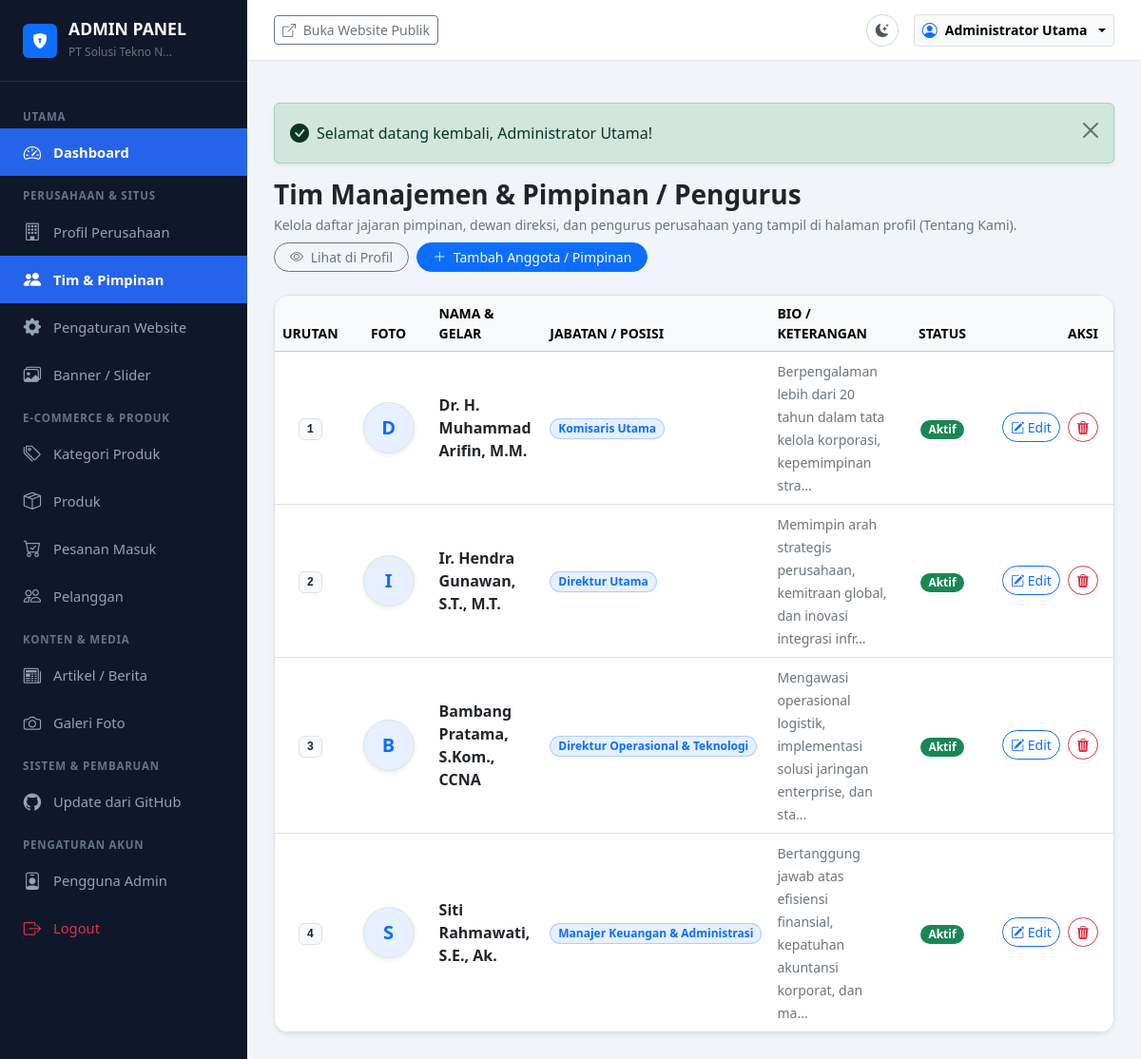
The page /admin/teams (signed in) on the database its author committed.
### tables this page shows
CREATE TABLE `teams` (
  `id` INT UNSIGNED AUTO_INCREMENT PRIMARY KEY,
  `name` VARCHAR(150) NOT NULL,
  `position` VARCHAR(150) NOT NULL,
  `photo` VARCHAR(255) NULL,
  `bio` TEXT NULL,
  `sort_order` INT NOT NULL DEFAULT 0,
  `is_active` TINYINT(1) NOT NULL DEFAULT 1,
  `created_at` DATETIME NOT NULL DEFAULT CURRENT_TIMESTAMP,
  `updated_at` DATETIME NOT NULL DEFAULT CURRENT_TIMESTAMP ON UPDATE CURRENT_TIMESTAMP,
  INDEX `idx_team_order` (`sort_order`),
  INDEX `idx_team_active` (`is_active`)
);

### app/controllers/admin/AdminBaseController.php (called while the page is built, shortened)
<?php
class AdminBaseController extends BaseController
{
    protected ?array $currentUser = null;
    public function __construct()
    {
        $this->currentUser = AuthHelper::user();
    }
    public function renderAdminView(string $viewPath, array $data = []): void
    {
        $data['currentUser'] = $this->currentUser;
        $this->renderView($viewPath, $data, 'layouts/admin');
    }
}

### app/controllers/admin/TeamController.php (called while the page is built, shortened)
<?php
class TeamController extends AdminBaseController
{
    public function index(): void
    {
        $teams = Team::all();
        $this->renderAdminView('admin/teams/index', [
            'title' => 'Tim Manajemen & Pimpinan / Pengurus',
            'teams' => $teams,
        ]);
    }
}

### public/index.php (called while the page is built, shortened)
<?php
spl_autoload_register(function (string $class) {
    $prefixes = [
        'App\\' => dirname(__DIR__) . '/app/',
        'Routes\\' => dirname(__DIR__) . '/routes/',
    ];
    foreach ($prefixes as $prefix => $baseDir) {
        $len = strlen($prefix);
        if (strncmp($prefix, $class, $len) !== 0) {
            continue;
        }
        $relativeClass = substr($class, $len);
        $file = $baseDir . str_replace('\\', '/', $relativeClass) . '.php';
        if (file_exists($file)) {
            return;
        }
        $parts = explode('\\', $relativeClass);
        $className = array_pop($parts);
        $subDir = !empty($parts) ? strtolower(implode('/', $parts)) . '/' : '';
        $fileLowerDir = $baseDir . $subDir . $className . '.php';
        if (file_exists($fileLowerDir)) {
            return;
        }
    }
});
require_once dirname(__DIR__) . '/app/helpers/Env.php';
require_once dirname(__DIR__) . '/app/helpers/Sanitizer.php';
require_once dirname(__DIR__) . '/app/helpers/UrlHelper.php';
require_once dirname(__DIR__) . '/app/helpers/functions.php';
$config = require dirname(__DIR__) . '/config/config.php';
\Routes\Router::dispatch();

### app/helpers/Env.php (called while the page is built, shortened)
<?php
class Env
{
    public static function get(string $key, mixed $default = null): mixed
    {
        if (isset($_ENV[$key])) {
            return $_ENV[$key];
        }
        return $default;
    }
}

### config/config.php (called while the page is built, shortened)
<?php
return [
    'app' => [
        'name' => Env::get('APP_NAME', 'Solusi Tekno Nusantara'),
        'version' => '1.0.0',
        'env' => Env::get('APP_ENV', 'production'),
        'debug' => (bool) Env::get('APP_DEBUG', false),
        'url' => rtrim((string) Env::get('APP_URL', 'http://localhost:8000'), '/'),
        'timezone' => 'Asia/Jakarta',
        'locale' => 'id_ID',
        'currency' => 'Rp',
    ],
    'paths' => [
        'root' => dirname(__DIR__),
        'app' => dirname(__DIR__) . '/app',
        'public' => dirname(__DIR__) . '/public',
        'uploads' => dirname(__DIR__) . '/public/uploads',
        'storage' => dirname(__DIR__) . '/storage',
        'logs' => dirname(__DIR__) . '/storage/logs',
        'views' => dirname(__DIR__) . '/app/views',
    ],
    'upload' => [
        'max_size_mb' => (int) Env::get('MAX_UPLOAD_SIZE_MB', 5),
        'allowed_extensions' => explode(',', (string) Env::get('ALLOWED_EXTENSIONS', 'jpg,jpeg,png,webp')),
        'allowed_mimes' => [
            'image/jpeg',
            'image/png',
            'image/webp',
        ],
    ],
    'session' => [
        'lifetime' => 7200,
        'cookie_httponly' => true,
        'cookie_samesite' => 'Lax',
    ],
];

### app/helpers/UrlHelper.php (called while the page is built, shortened)
<?php
class UrlHelper
{
    private static ?string $baseUrl = null;
    public static function getBaseUrl(): string
    {
        if (self::$baseUrl === null) {
            $config = require dirname(__DIR__, 2) . '/config/config.php';
            $configuredUrl = rtrim((string) ($config['app']['url'] ?? ''), '/');
            if (!empty($_SERVER['HTTP_HOST'])) {
                if (!empty($configuredUrl) && !str_contains($configuredUrl, 'localhost')) {
                    self::$baseUrl = $configuredUrl;
                } else {
                    $protocol = (!empty($_SERVER['HTTPS']) && $_SERVER['HTTPS'] !== 'off')
                        || (isset($_SERVER['HTTP_X_FORWARDED_PROTO']) && $_SERVER['HTTP_X_FORWARDED_PROTO'] === 'https')
                        ? 'https' : 'http';
                    self::$baseUrl = "{$protocol}://{$_SERVER['HTTP_HOST']}";
                }
            } else {
                self::$baseUrl = !empty($configuredUrl) ? $configuredUrl : 'http://localhost:8000';
            }
        }
        return self::$baseUrl;
    }
    public static function base(string $path = ''): string
    {
        $base = self::getBaseUrl();
        $path = ltrim($path, '/');
        return $path === '' ? $base : "{$base}/{$path}";
    }
}

### app/models/Team.php (called while the page is built, shortened)
<?php
class Team extends BaseModel
{
    public static function ensureTableExists(): void
    {
        $sql = "CREATE TABLE IF NOT EXISTS `teams` (
            `id` INT UNSIGNED AUTO_INCREMENT PRIMARY KEY,
            `name` VARCHAR(150) NOT NULL,
            `position` VARCHAR(150) NOT NULL,
            `photo` VARCHAR(255) NULL,
            `bio` TEXT NULL,
            `sort_order` INT NOT NULL DEFAULT 0,
            `is_active` TINYINT(1) NOT NULL DEFAULT 1,
            `created_at` DATETIME NOT NULL DEFAULT CURRENT_TIMESTAMP,
            `updated_at` DATETIME NOT NULL DEFAULT CURRENT_TIMESTAMP ON UPDATE CURRENT_TIMESTAMP,
            INDEX `idx_team_order` (`sort_order`),
            INDEX `idx_team_active` (`is_active`)
        ) ENGINE=InnoDB DEFAULT CHARSET=utf8mb4 COLLATE=utf8mb4_unicode_ci;";
        self::query($sql);
        $count = (int) self::fetchColumn("SELECT COUNT(*) FROM `teams`");
    }
    public static function all(): array
    {
        self::ensureTableExists();
        return self::fetchAll('SELECT * FROM `teams` ORDER BY `sort_order` ASC, `id` ASC');
    }
}

### app/helpers/Database.php (called while the page is built, shortened)
<?php
class Database
{
    private static ?PDO $instance = null;
    public static function getConnection(): PDO
    {
        if (self::$instance === null) {
            $config = require dirname(__DIR__, 2) . '/config/database.php';
            $dbConfig = $config['connections'][$config['default']];
            $dsn = sprintf(
                '%s:host=%s;port=%d;dbname=%s;charset=%s',
                $dbConfig['driver'],
                $dbConfig['host'],
                $dbConfig['port'],
                $dbConfig['database'],
                $dbConfig['charset']
            );
            try {
                self::$instance = new PDO(
                    $dsn,
                    $dbConfig['username'],
                    $dbConfig['password'],
                    $dbConfig['options']
                );
            } catch (PDOException $e) {
                self::logError($e->getMessage());
                throw new RuntimeException('Koneksi database gagal. Silakan periksa konfigurasi .env atau database.sql.');
            }
        }
        return self::$instance;
    }
}

### app/models/BaseModel.php (called while the page is built, shortened)
<?php
abstract class BaseModel
{
    protected static function db(): PDO
    {
        return Database::getConnection();
    }
    public static function query(string $sql, array $params = []): PDOStatement
    {
        $stmt = self::db()->prepare($sql);
        $stmt->execute($params);
        return $stmt;
    }
    public static function fetchAll(string $sql, array $params = []): array
    {
        $stmt = self::query($sql, $params);
        return $stmt->fetchAll();
    }
    public static function fetchColumn(string $sql, array $params = []): mixed
    {
        $stmt = self::query($sql, $params);
        return $stmt->fetchColumn();
    }
}

### app/helpers/Sanitizer.php (called while the page is built, shortened)
<?php
class Sanitizer
{
    public static function e(?string $string): string
    {
        return htmlspecialchars((string) $string, ENT_QUOTES | ENT_SUBSTITUTE, 'UTF-8');
    }
    public static function truncate(string $text, int $limit = 120, string $end = '...'): string
    {
        $clean = strip_tags($text);
        return mb_substr($clean, 0, $limit) . $end;
    }
}

### app/helpers/functions.php (called while the page is built, shortened)
<?php
if (!function_exists('e')) {
    function e(?string $string): string
    {
        return Sanitizer::e($string);
    }
}

### app/views/admin/teams/index.php (the view, shortened to what this page needs)
<div class="d-flex justify-content-between align-items-center mb-4 flex-wrap gap-2">
    <div>
        <h3 class="fw-bold text-dark mb-1">Tim Manajemen & Pimpinan / Pengurus</h3>
        <p class="text-secondary small mb-0">Kelola daftar jajaran pimpinan, dewan direksi, dan pengurus perusahaan yang tampil di halaman profil (Tentang Kami).</p>
    </div>
    <div class="d-flex gap-2">
        <a href="<?= UrlHelper::base('tentang') ?>" target="_blank" class="btn btn-outline-secondary btn-sm rounded-pill px-3">
            <i class="bi bi-eye me-1"></i> Lihat di Profil
        </a>
        <a href="<?= UrlHelper::base('admin/teams/tambah') ?>" class="btn btn-primary btn-sm rounded-pill px-3">
            <i class="bi bi-plus-lg me-1"></i> Tambah Anggota / Pimpinan
        </a>
    </div>
</div>
<div class="card border rounded-4 shadow-sm bg-white overflow-hidden">
    <div class="table-responsive">
        <table class="table align-middle mb-0 table-hover">
            <thead class="table-light small text-uppercase">
                <tr>
                    <th style="width: 70px;" class="text-center">Urutan</th>
                    <th style="width: 90px;" class="text-center">Foto</th>
                    <th>Nama & Gelar</th>
                    <th>Jabatan / Posisi</th>
                    <th>Bio / Keterangan</th>
                    <th style="width: 100px;" class="text-center">Status</th>
                    <th style="width: 130px;" class="text-end pe-3">Aksi</th>
                </tr>
            </thead>
            <tbody>
                <?php if (empty($teams)): ?>
                    <tr>
                        <td colspan="7" class="text-center py-5 text-muted">
                            <i class="bi bi-people fs-1 text-secondary opacity-50 d-block mb-2"></i>
                            Belum ada anggota tim / pimpinan tersimpan. Klik "Tambah Anggota / Pimpinan" untuk menambahkan.
                        </td>
                    </tr>
                <?php else: ?>
                    <?php foreach ($teams as $t): ?>
                        <tr>
                            <td class="fw-bold text-center text-muted">
                                <span class="badge bg-light text-dark border font-monospace"><?= (int) $t['sort_order'] ?></span>
                            </td>
                            <td class="text-center">
                                <?php if (!empty($t['photo'])): ?>
                                    <img src="<?= UrlHelper::upload($t['photo']) ?>" alt="<?= e($t['name']) ?>" class="rounded-circle border shadow-sm object-fit-cover" style="width: 54px; height: 54px;">
                                <?php else: ?>
                                    <div class="bg-primary bg-opacity-10 text-primary rounded-circle border d-inline-flex align-items-center justify-content-center fw-bold shadow-sm" style="width: 54px; height: 54px; font-size: 1.25rem;">
                                        <?= strtoupper(mb_substr($t['name'], 0, 1)) ?>
                                    </div>
                                <?php endif; ?>
                            </td>
                            <td>
                                <div class="fw-bold text-dark fs-6"><?= e($t['name']) ?></div>
                            </td>
                            <td>
                                <span class="badge text-bg-primary bg-opacity-10 text-primary border border-primary border-opacity-25 px-2 py-1 rounded-pill">
                                    <?= e($t['position']) ?>
                                </span>
                            </td>
                            <td>
                                <small class="text-secondary"><?= e(Sanitizer::truncate($t['bio'] ?? '-', 80)) ?></small>
                            </td>
                            <td class="text-center">
                                <?php if ($t['is_active']): ?>
                                    <span class="badge text-bg-success rounded-pill px-2 py-1">Aktif</span>
                                <?php else: ?>
                                    <span class="badge text-bg-secondary rounded-pill px-2 py-1">Nonaktif</span>
                                <?php endif; ?>
                            </td>
                            <td class="text-end pe-3">
                                <a href="<?= UrlHelper::base('admin/teams/edit/' . $t['id']) ?>" class="btn btn-sm btn-outline-primary me-1 rounded-pill px-2 py-1" title="Edit Data">
                                    <i class="bi bi-pencil-square"></i> Edit
                                </a>
                                <form action="<?= UrlHelper::base('admin/teams/hapus/' . $t['id']) ?>" method="POST" class="d-inline" onsubmit="return confirm('Hapus anggota tim ini: <?= addslashes(e($t['name'])) ?>?');">
                                    <button type="submit" class="btn btn-sm btn-outline-danger rounded-pill px-2 py-1" title="Hapus">
                                        <i class="bi bi-trash3-fill"></i>
                                    </button>
                                </form>
                            </td>
                        </tr>
                    <?php endforeach; ?>
                <?php endif; ?>
            </tbody>
        </table>
    </div>
</div>

### routes/Router.php (shortened to what this page needs)
<?php
class Router
{
    private static array $routes = [];
    private static function addRoute(string $method, string $path, string $handler): void
    {
        $path = '/' . trim($path, '/');
        $pattern = preg_replace('/\{([a-zA-Z0-9_]+)\}/', '(?P<$1>[^/]+)', $path);
        $regex = '#^' . $pattern . '$#i';
        self::$routes[] = [
            'method' => strtoupper($method),
            'path' => $path,
            'regex' => $regex,
            'handler' => $handler,
        ];
    }
    public static function dispatch(): void
    {
        $requestMethod = $_SERVER['REQUEST_METHOD'] ?? 'GET';
        $requestUri = parse_url($_SERVER['REQUEST_URI'] ?? '/', PHP_URL_PATH);
        $config = require dirname(__DIR__) . '/config/config.php';
        $requestUri = '/' . trim($requestUri, '/');
        foreach (self::$routes as $route) {
            if ($route['method'] !== $requestMethod && $route['method'] !== 'ANY') {
                continue;
            }
            if (preg_match($route['regex'], $requestUri, $matches)) {
                $params = array_filter($matches, 'is_string', ARRAY_FILTER_USE_KEY);
                self::executeHandler($route['handler'], $params);
                return;
            }
        }
    }
    private static function executeHandler(string $handler, array $params): void
    {
        [$controllerName, $action] = explode('@', $handler);
        $controller = new $fullControllerClass();
        call_user_func_array([$controller, $action], $params);
    }
}

### public/assets/css/admin.css (style rules this page uses)
:root { --admin-sidebar-bg: #0f172a; --admin-sidebar-hover: #1e293b; --admin-sidebar-active: #2563eb; --admin-sidebar-text: #94a3b8; --admin-sidebar-text-active: #ffffff; --admin-topbar-bg: #ffffff; --admin-body-bg: #f1f5f9; }
body { font-family: 'Segoe UI', system-ui, -apple-system, sans-serif; background-color: var(--admin-body-bg); color: #334155; }

### rows shown on the page
teams: sort_order "1", name "D", name "Dr. H. Muhammad Arifin, M.M.", position "Komisaris Utama", bio "Berpengalaman lebih dari 20 tahun dalam tata kelola korporasi, kepemimpinan stra...", is_active "Aktif"
teams: sort_order "2", name "I", name "Ir. Hendra Gunawan, S.T., M.T.", position "Direktur Utama", bio "Memimpin arah strategis perusahaan, kemitraan global, dan inovasi integrasi infr...", is_active "Aktif"
teams: sort_order "3", name "B", name "Bambang Pratama, S.Kom., CCNA", position "Direktur Operasional & Teknologi", bio "Mengawasi operasional logistik, implementasi solusi jaringan enterprise, dan sta...", is_active "Aktif"
teams: sort_order "4", name "S", name "Siti Rahmawati, S.E., Ak.", position "Manajer Keuangan & Administrasi", bio "Bertanggung jawab atas efisiensi finansial, kepatuhan akuntansi korporat, dan ma...", is_active "Aktif"

### other values the page prints
mb_strimwidth($companyName, 0, 20, '...') "PT Solusi Tekno N..."
$text "Selamat datang kembali, Administrator Utama!"
